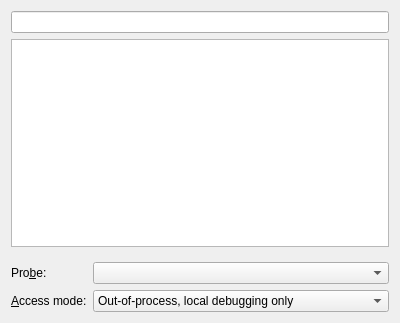
<?xml version="1.0" encoding="UTF-8"?>
<ui version="4.0">
 <class>GammaRay::AttachDialog</class>
 <widget class="QWidget" name="GammaRay::AttachDialog">
  <property name="geometry">
   <rect>
    <x>0</x>
    <y>0</y>
    <width>400</width>
    <height>323</height>
   </rect>
  </property>
  <property name="windowIcon">
   <iconset resource="../../ui/resources/ui.qrc">
    <normaloff>:/gammaray/GammaRay-128x128.png</normaloff>:/gammaray/GammaRay-128x128.png</iconset>
  </property>
  <layout class="QVBoxLayout" name="verticalLayout">
   <item>
    <widget class="QStackedWidget" name="stackedWidget">
     <property name="currentIndex">
      <number>1</number>
     </property>
     <widget class="QLabel" name="loadingLabel">
      <property name="text">
       <string>&lt;html&gt;&lt;head/&gt;&lt;body&gt;&lt;p align=&quot;center&quot;&gt;&lt;img src=&quot;:/gammaray/GammaRay-48x48.png&quot;/&gt;&lt;/p&gt;&lt;p align=&quot;center&quot;&gt;Retrieving the list of processes which use Qt ...&lt;/p&gt;&lt;/body&gt;&lt;/html&gt;</string>
      </property>
     </widget>
     <widget class="QWidget" name="listViewPage">
      <layout class="QVBoxLayout" name="verticalLayout_2">
       <property name="leftMargin">
        <number>0</number>
       </property>
       <property name="topMargin">
        <number>0</number>
       </property>
       <property name="rightMargin">
        <number>0</number>
       </property>
       <property name="bottomMargin">
        <number>0</number>
       </property>
       <item>
        <widget class="QLineEdit" name="filter"/>
       </item>
       <item>
        <widget class="QTreeView" name="view">
         <property name="rootIsDecorated">
          <bool>false</bool>
         </property>
        </widget>
       </item>
       <item>
        <widget class="QWidget" name="settingsWidget" native="true">
         <layout class="QVBoxLayout" name="verticalLayout_3">
          <property name="leftMargin">
           <number>0</number>
          </property>
          <property name="rightMargin">
           <number>0</number>
          </property>
          <property name="bottomMargin">
           <number>0</number>
          </property>
          <item>
           <layout class="QFormLayout" name="formLayout">
            <item row="0" column="0">
             <widget class="QLabel" name="label_2">
              <property name="text">
               <string>Pro&amp;be:</string>
              </property>
              <property name="buddy">
               <cstring>probeBox</cstring>
              </property>
             </widget>
            </item>
            <item row="0" column="1">
             <widget class="QComboBox" name="probeBox"/>
            </item>
            <item row="1" column="0">
             <widget class="QLabel" name="label">
              <property name="text">
               <string>&amp;Access mode:</string>
              </property>
              <property name="buddy">
               <cstring>accessMode</cstring>
              </property>
             </widget>
            </item>
            <item row="1" column="1">
             <widget class="QComboBox" name="accessMode">
              <property name="currentIndex">
               <number>0</number>
              </property>
              <item>
               <property name="text">
                <string>Out-of-process, local debugging only</string>
               </property>
              </item>
              <item>
               <property name="text">
                <string>Out-of-process, remote debugging enabled</string>
               </property>
              </item>
              <item>
               <property name="text">
                <string>In-process</string>
               </property>
              </item>
             </widget>
            </item>
           </layout>
          </item>
         </layout>
        </widget>
       </item>
      </layout>
     </widget>
     <zorder>listViewPage</zorder>
     <zorder>loadingLabel</zorder>
    </widget>
   </item>
  </layout>
 </widget>
 <resources>
  <include location="../../ui/resources/ui.qrc"/>
 </resources>
 <connections/>
</ui>
